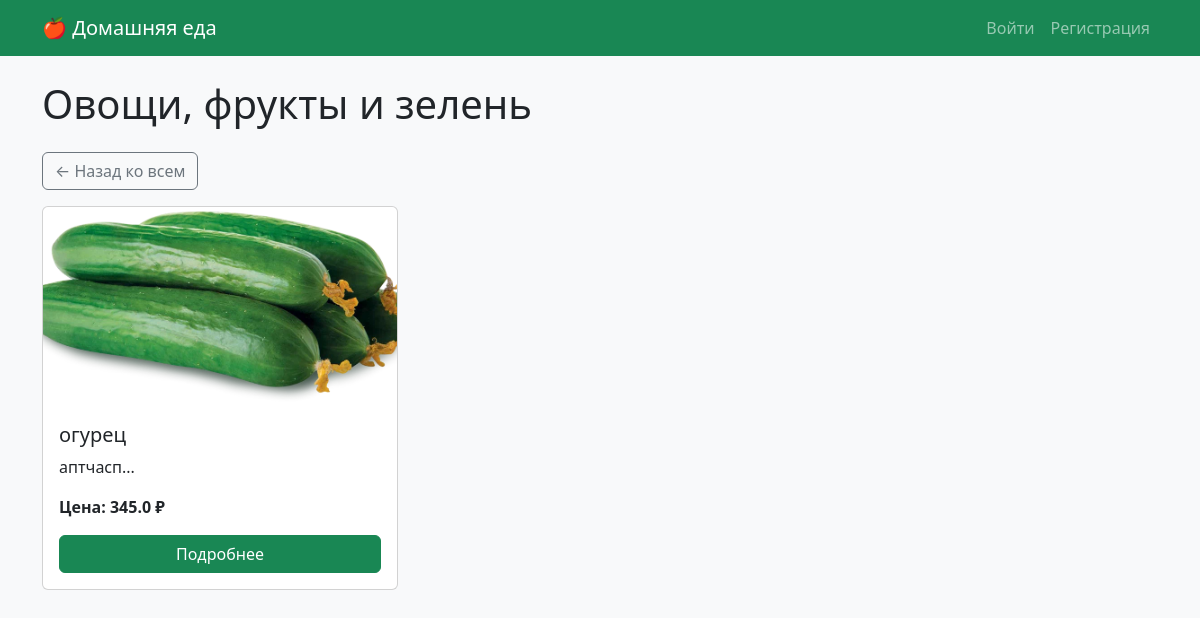
Page /category/2 on the committed database.
### models.py (models this page shows)
class Category(db.Model):
    id = db.Column(db.Integer, primary_key=True)
    name = db.Column(db.String(100), unique=True, nullable=False)

class Ad(db.Model):
    id = db.Column(db.Integer, primary_key=True)
    title = db.Column(db.String(200), nullable=False)
    description = db.Column(db.Text, nullable=False)
    price = db.Column(db.Float, nullable=False)
    image = db.Column(db.String(200))
    created_at = db.Column(db.DateTime, default=datetime.utcnow)
    category_id = db.Column(db.Integer, db.ForeignKey('category.id'), nullable=False)
    category = db.relationship('Category', backref='ads')
    user_id = db.Column(db.Integer, db.ForeignKey('user.id'), nullable=False)

### app.py (the view)
@app.route('/category/<int:cat_id>')
def category(cat_id):
    category = Category.query.get_or_404(cat_id)
    ads = Ad.query.filter_by(category_id=cat_id).order_by(Ad.created_at.desc()).all()
    categories = Category.query.all()
    return render_template('category.html', category=category, ads=ads, categories=categories)

### templates/category.html
{% extends "base.html" %}
{% block content %}
<h1 class="mb-4">{{ category.name }}</h1>
<a href="{{ url_for('index') }}" class="btn btn-outline-secondary mb-3">← Назад ко всем</a>
<div class="row">
    {% for ad in ads %}
    <div class="col-md-4 mb-4">
        <div class="card h-100">
            {% if ad.image %}
                <img src="{{ url_for('static', filename='uploads/' + ad.image) }}" class="card-img-top" style="height:200px; object-fit:cover;">
            {% endif %}
            <div class="card-body d-flex flex-column">
                <h5 class="card-title">{{ ad.title }}</h5>
                <p class="card-text flex-grow-1">{{ ad.description[:150] }}...</p>
                <p class="card-text"><strong>Цена: {{ ad.price }} ₽</strong></p>
                <a href="{{ url_for('ad_detail', ad_id=ad.id) }}" class="btn btn-success mt-auto">Подробнее</a>
            </div>
        </div>
    </div>
    {% else %}
    <p>В этой категории пока ничего нет.</p>
    {% endfor %}
</div>
{% endblock %}

### rows in the picture
Category: name "Овощи, фрукты и зелень"
Ad: image (picture), title "огурец", description "аптчасп", price "345.0"
